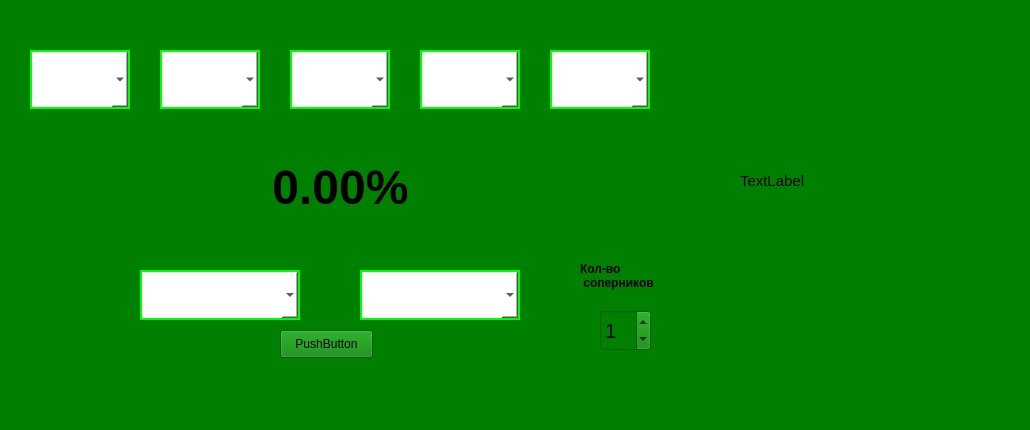
<?xml version="1.0" encoding="UTF-8"?>
<ui version="4.0">
 <class>Widget</class>
 <widget class="QWidget" name="Widget">
  <property name="geometry">
   <rect>
    <x>0</x>
    <y>0</y>
    <width>1030</width>
    <height>430</height>
   </rect>
  </property>
  <property name="windowTitle">
   <string>Widget</string>
  </property>
  <property name="autoFillBackground">
   <bool>false</bool>
  </property>
  <property name="styleSheet">
   <string notr="true">QWidget{
	background-color: green;
}</string>
  </property>
  <widget class="QWidget" name="horizontalLayoutWidget_3">
   <property name="geometry">
    <rect>
     <x>-1</x>
     <y>160</y>
     <width>661</width>
     <height>80</height>
    </rect>
   </property>
   <layout class="QHBoxLayout" name="horizontalLayout_3"/>
  </widget>
  <widget class="QComboBox" name="comboBox_7">
   <property name="geometry">
    <rect>
     <x>140</x>
     <y>270</y>
     <width>160</width>
     <height>50</height>
    </rect>
   </property>
   <property name="sizePolicy">
    <sizepolicy hsizetype="Preferred" vsizetype="Fixed">
     <horstretch>0</horstretch>
     <verstretch>0</verstretch>
    </sizepolicy>
   </property>
   <property name="font">
    <font>
     <family>Yu Mincho</family>
     <pointsize>20</pointsize>
    </font>
   </property>
   <property name="styleSheet">
    <string notr="true">QComboBox {
                        background-color: #FFFFFF;
                        color: #000000;
                        border: 2px solid #00FF00;
                        padding: 5px;
}</string>
   </property>
   <property name="currentIndex">
    <number>-1</number>
   </property>
  </widget>
  <widget class="QComboBox" name="comboBox_6">
   <property name="geometry">
    <rect>
     <x>360</x>
     <y>270</y>
     <width>160</width>
     <height>50</height>
    </rect>
   </property>
   <property name="font">
    <font>
     <family>Yu Mincho</family>
     <pointsize>20</pointsize>
    </font>
   </property>
   <property name="styleSheet">
    <string notr="true">QComboBox {
                        background-color: #FFFFFF;
                        color: #000000;
                        border: 2px solid #00FF00;
                        padding: 5px;
}</string>
   </property>
   <property name="currentIndex">
    <number>-1</number>
   </property>
  </widget>
  <widget class="QComboBox" name="comboBox_3">
   <property name="geometry">
    <rect>
     <x>160</x>
     <y>50</y>
     <width>100</width>
     <height>59</height>
    </rect>
   </property>
   <property name="font">
    <font>
     <family>Yu Mincho</family>
     <pointsize>20</pointsize>
    </font>
   </property>
   <property name="autoFillBackground">
    <bool>false</bool>
   </property>
   <property name="styleSheet">
    <string notr="true">QComboBox {
                        background-color: #FFFFFF;
                        color: #000000;
                        border: 2px solid #00FF00;
                        padding: 5px;
}</string>
   </property>
   <property name="currentIndex">
    <number>-1</number>
   </property>
  </widget>
  <widget class="QComboBox" name="comboBox_5">
   <property name="geometry">
    <rect>
     <x>290</x>
     <y>50</y>
     <width>100</width>
     <height>59</height>
    </rect>
   </property>
   <property name="font">
    <font>
     <family>Yu Mincho</family>
     <pointsize>20</pointsize>
    </font>
   </property>
   <property name="autoFillBackground">
    <bool>false</bool>
   </property>
   <property name="styleSheet">
    <string notr="true">QComboBox {
                        background-color: #FFFFFF;
                        color: #000000;
                        border: 2px solid #00FF00;
                        padding: 5px;
}</string>
   </property>
   <property name="currentIndex">
    <number>-1</number>
   </property>
  </widget>
  <widget class="QComboBox" name="comboBox_4">
   <property name="geometry">
    <rect>
     <x>30</x>
     <y>50</y>
     <width>100</width>
     <height>59</height>
    </rect>
   </property>
   <property name="font">
    <font>
     <family>Yu Mincho</family>
     <pointsize>20</pointsize>
    </font>
   </property>
   <property name="autoFillBackground">
    <bool>false</bool>
   </property>
   <property name="styleSheet">
    <string notr="true">QComboBox {
                        background-color: #FFFFFF;
                        color: #000000;
                        border: 2px solid #00FF00;
                        padding: 5px;
}</string>
   </property>
   <property name="currentIndex">
    <number>-1</number>
   </property>
  </widget>
  <widget class="QComboBox" name="comboBox_2">
   <property name="geometry">
    <rect>
     <x>420</x>
     <y>50</y>
     <width>100</width>
     <height>59</height>
    </rect>
   </property>
   <property name="font">
    <font>
     <family>Yu Mincho</family>
     <pointsize>20</pointsize>
    </font>
   </property>
   <property name="autoFillBackground">
    <bool>false</bool>
   </property>
   <property name="styleSheet">
    <string notr="true">QComboBox {
                        background-color: #FFFFFF;
                        color: #000000;
                        border: 2px solid #00FF00;
                        padding: 5px;
}</string>
   </property>
   <property name="currentIndex">
    <number>-1</number>
   </property>
  </widget>
  <widget class="QComboBox" name="comboBox">
   <property name="geometry">
    <rect>
     <x>550</x>
     <y>50</y>
     <width>100</width>
     <height>59</height>
    </rect>
   </property>
   <property name="sizePolicy">
    <sizepolicy hsizetype="Preferred" vsizetype="Fixed">
     <horstretch>0</horstretch>
     <verstretch>0</verstretch>
    </sizepolicy>
   </property>
   <property name="font">
    <font>
     <family>Yu Mincho</family>
     <pointsize>20</pointsize>
    </font>
   </property>
   <property name="autoFillBackground">
    <bool>false</bool>
   </property>
   <property name="styleSheet">
    <string notr="true">QComboBox {
                        background-color: #FFFFFF;
                        color: #000000;
                        border: 2px solid #00FF00;
                        padding: 5px;
}</string>
   </property>
   <property name="currentIndex">
    <number>-1</number>
   </property>
  </widget>
  <widget class="QLabel" name="label">
   <property name="geometry">
    <rect>
     <x>0</x>
     <y>160</y>
     <width>681</width>
     <height>78</height>
    </rect>
   </property>
   <property name="font">
    <font>
     <family>Arial</family>
     <pointsize>36</pointsize>
     <weight>75</weight>
     <bold>true</bold>
    </font>
   </property>
   <property name="text">
    <string notr="true">0.00%</string>
   </property>
   <property name="alignment">
    <set>Qt::AlignHCenter|Qt::AlignTop</set>
   </property>
  </widget>
  <widget class="QSpinBox" name="spinBox">
   <property name="geometry">
    <rect>
     <x>600</x>
     <y>310</y>
     <width>51</width>
     <height>41</height>
    </rect>
   </property>
   <property name="styleSheet">
    <string notr="true">QSpinBox{
	font-size: 20px;
}</string>
   </property>
   <property name="value">
    <number>1</number>
   </property>
  </widget>
  <widget class="QLabel" name="label_2">
   <property name="geometry">
    <rect>
     <x>580</x>
     <y>260</y>
     <width>91</width>
     <height>31</height>
    </rect>
   </property>
   <property name="styleSheet">
    <string notr="true">QLabel{
	font-weight: bold;
}</string>
   </property>
   <property name="text">
    <string>Кол-во 
 соперников</string>
   </property>
  </widget>
  <widget class="QLabel" name="label_3">
   <property name="geometry">
    <rect>
     <x>740</x>
     <y>50</y>
     <width>261</width>
     <height>261</height>
    </rect>
   </property>
   <property name="font">
    <font>
     <pointsize>11</pointsize>
    </font>
   </property>
   <property name="text">
    <string>TextLabel</string>
   </property>
  </widget>
  <widget class="QPushButton" name="pushButton">
   <property name="geometry">
    <rect>
     <x>280</x>
     <y>330</y>
     <width>93</width>
     <height>28</height>
    </rect>
   </property>
   <property name="text">
    <string>PushButton</string>
   </property>
  </widget>
 </widget>
 <layoutdefault spacing="6" margin="11"/>
 <resources/>
 <connections/>
</ui>
